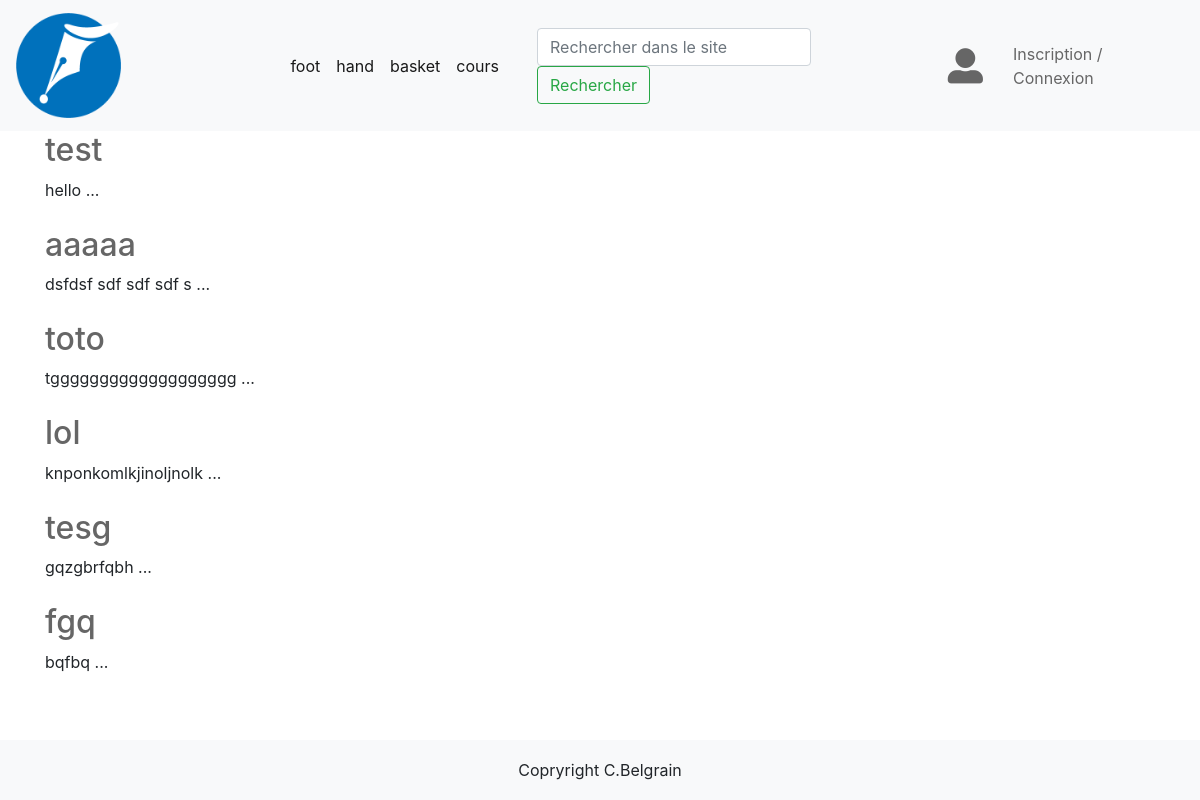
/?page=cat&cat=1, run on the app's committed database.
### tables this page shows
CREATE TABLE `categories` (
  `c_id` int(11) NOT NULL,
  `nom_cat` varchar(50) NOT NULL,
  `active` int(1) NOT NULL DEFAULT '0'
);

CREATE TABLE `articles` (
  `a_id` int(11) NOT NULL,
  `titre` varchar(255) NOT NULL,
  `contenu` mediumtext NOT NULL,
  `img` varchar(100) NOT NULL,
  `active` int(1) NOT NULL,
  `id_user` int(11) NOT NULL,
  `id_cat` int(11) NOT NULL
);

### controleurs/categories.class.php (called while the page is built, shortened)
<?php
include 'models/categories.model.php';
class Categories {
    private $result;
    public function controleCategorie($pdo){
        if(isset($_GET['page'])){
            $this->categorie = new CategoriesModel();
            $this->result = $this->categorie->getCategorie($pdo);
        }
        return $this->result;
    }
}
?>

### models/categories.model.php (the view, shortened to what this page needs)
<?php
class CategoriesModel {
    public function getCategorie($pdo){
        $this->cat = $pdo->query("SELECT * FROM articles WHERE id_cat=".$_GET['cat']);
        $this->result = '';
		while ($row = $this->cat->fetch()) {
			$this->result.= '
			<a href="?page=article&article='.$row['a_id'].'"><h2>'.$row['titre'].'</h2></a>
			<div> '.substr($row['contenu'],0, 20).' ...</div>	<br>
			';
		}
        return $this->result;
    }
}
?>

### controleurs/general.class.php (shortened to what this page needs)
<?php
class General {
    public function menu($pdo){
        $this->cat = $pdo->query("SELECT * FROM categories");
        $this->result = '';
        while ($row = $this->cat->fetch()) {
            $this->result.= '  <li class="nav-item active">
                                    <a class="nav-link" href="?page=cat&cat='.$row['c_id'].'">'.$row['nom_cat'].'</a>
                                </li>';
        }
        return $this->result;
    }
}
?>

### css/style.css (style rules this page uses)
html { position: relative; min-height: 100%; }
a, a:hover, a:visited { color: #666; }

### data on the page
categories: nom_cat "foot"
categories: nom_cat "hand"
categories: nom_cat "basket"
categories: nom_cat "cours"
articles: titre "test", contenu "hello"
articles: titre "aaaaa", contenu "dsfdsf sdf sdf sdf s"
articles: titre "toto", contenu "tggggggggggggggggggg"
articles: titre "lol", contenu "knponkomlkjinoljnolk"
articles: titre "tesg", contenu "gqzgbrfqbh"
articles: titre "fgq", contenu "bqfbq"
